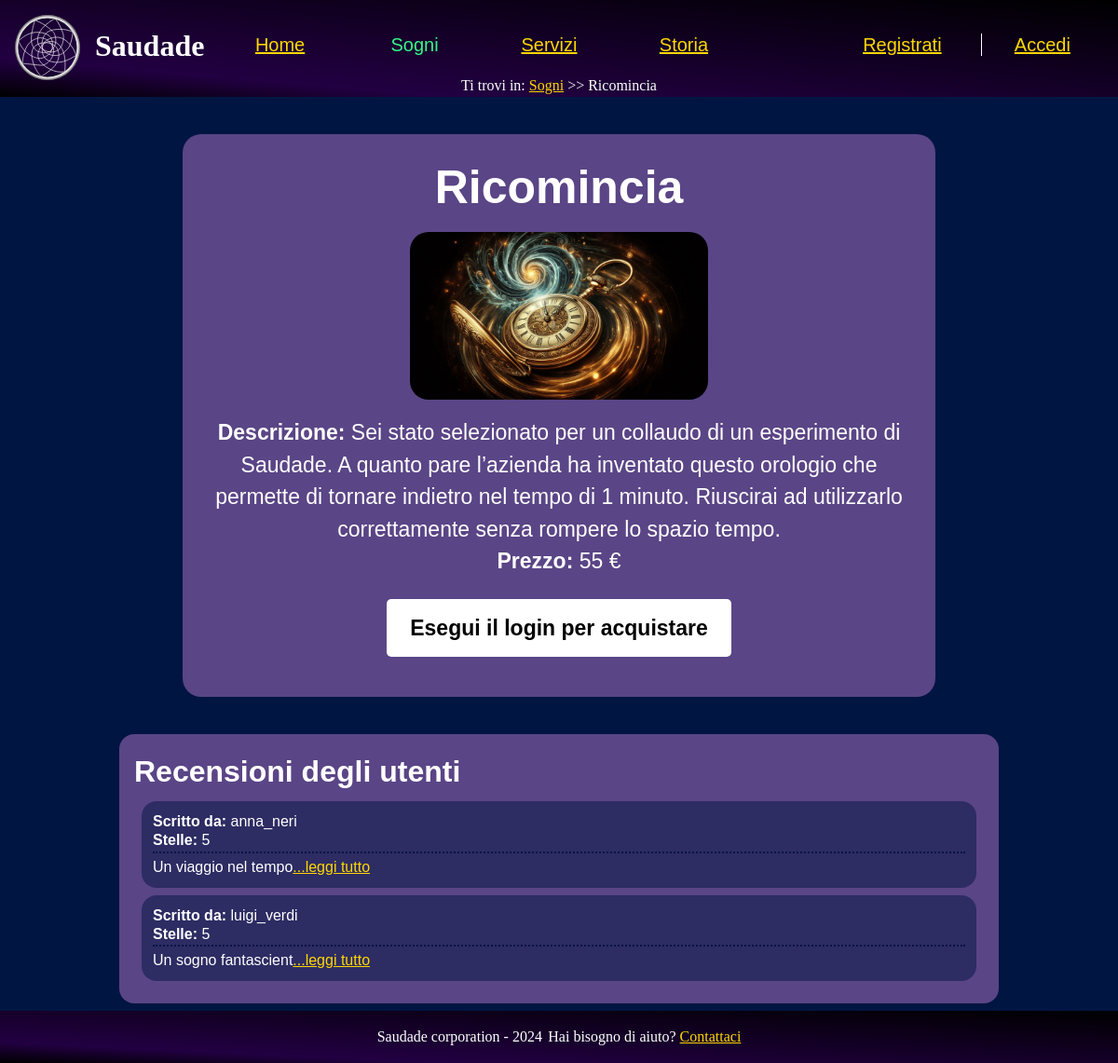
The app's page /src/php/sognoSingolo.php?sogno=Ricomincia, older data.
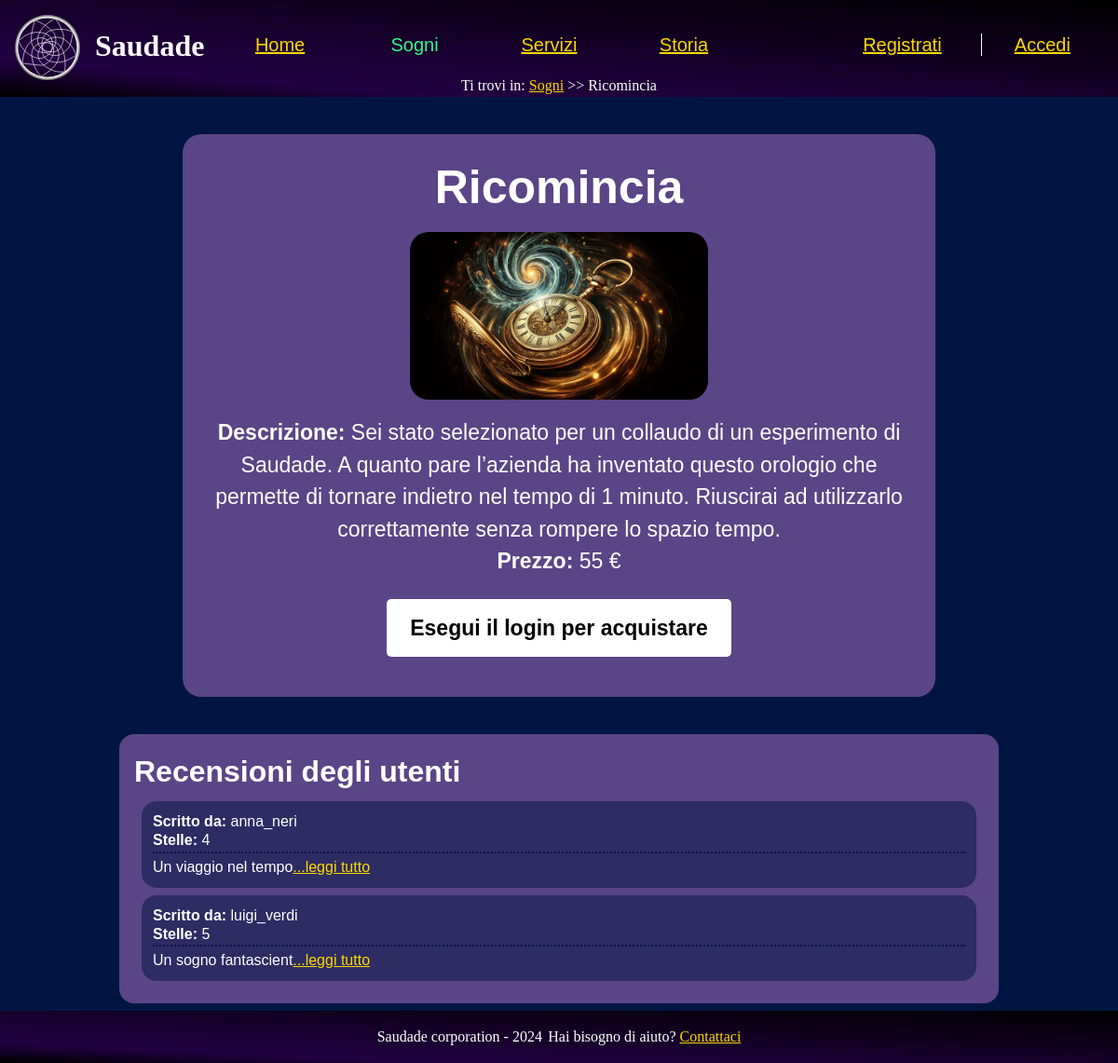
The same page, newer data.
### tables this page shows
CREATE TABLE recensioni (
  id SERIAL PRIMARY KEY,
  user_name VARCHAR(20) NOT NULL,
  testo TEXT NOT NULL,
  articolo VARCHAR(50),
  stelle INT CHECK (stelle >= 1 AND stelle <= 5),
  data TIMESTAMP DEFAULT CURRENT_TIMESTAMP,

  FOREIGN KEY (user_name) REFERENCES utenti(user_name) ON DELETE CASCADE ON UPDATE CASCADE,
  FOREIGN KEY (articolo) REFERENCES sogni(titolo) ON DELETE CASCADE  ON UPDATE CASCADE
);

### src/php/functions.php (called while the page is built, shortened)
<?php
class Functions {
    private $connection;
    public function openDBConnection(){
        global $HOST_DB, $USERNAME, $PASSWORD, $DATABASE_NAME;
        $this->connection = mysqli_connect(
            $HOST_DB,
            $USERNAME,
            $PASSWORD,
            $DATABASE_NAME
        );
        $this->connection->set_charset("utf8");
        return mysqli_connect_errno() == 0;
    }
    public function getConnection(){
        return $this->connection;
    }
}

### src/php/sognoSingolo.php (the view, shortened to what this page needs)
<?php
    require_once("functions.php");
    $functions = new functions();
    $functions->openDBConnection();
    if (isset($_GET['sogno'])) {
        $sogno = urldecode($_GET['sogno']);
        $stmt = $functions->getConnection()->prepare("SELECT * FROM sogni WHERE titolo=?");
        $stmt->bind_param("s", $sogno);
        $stmt->execute();
        $risultato = $stmt->get_result();
    } else {
        $pagina->printErrorPage("<p>Sogno non trovato, torna alla <a href=\"sogni.php\">lista sogni</a> e riprova</p>");
        $pagina->printPage();
        die;
    }
    $pagina = new newPage("../html/sognoSingolo.html",
                            $sogno,
                            strval($sogno)." saudade",
                            "Pagina riguardante ".strval($sogno));
    $recenz = $functions->getConnection()->prepare("SELECT * FROM recensioni WHERE articolo=? ORDER BY data LIMIT 5;");
                        $recenz->bind_param("s", $_GET['sogno']);
                        $recenz->execute();
                        $recenz = $recenz->get_result();
    if(mysqli_num_rows($recenz) == 0){
        $rec = "Ancora nessuna recensione";
        $pagina->modificaHTML("{recensioni}", $rec);
    }
    else{
        $rec = "";
        foreach( $recenz as $row){
            $rec .= file_get_contents("../html/recensioneTemp.html");
            $rec = str_replace("{utente}", "<span class='titoletto'>Scritto da: </span>" . $row['user_name'], $rec);
            $rec = str_replace("{stelle}", $row['stelle'], $rec);
            $rec = str_replace("{sogno}", $row['articolo'], $rec);
            $text = $row['testo'];
            $maxLength=20;
            if (strlen($text) > $maxLength) {
                $text = substr($text, 0, $maxLength) . '<a href="#" class="read-more" onclick="espandi(event)">...leggi tutto</a><span class="full-description hidden">' . substr($text, $maxLength) . '</span>';
            }
            $rec = str_replace("{testo}", $text, $rec);
        }
        $pagina->modificaHTML("{recensioni}", $rec);
    }
    if($risultato == null)
        $pagina->printErrorPage("<p>Sogno non trovato, tornare alla pagina <a href=\"sogni.php\">Sogni</a> e provare a riselezionare il sogno desiderato</p>");
    else{
        if(mysqli_num_rows($risultato) > 0){
            foreach( $risultato as $row){
                if(isset($_SESSION['user_name'])){
                    if($_SESSION['user_name'] === "admin"){
                        $titolo=urlencode($row['titolo']);
                        $bottone = "<a href=\"modificaSogno.php?sogno={$titolo}\" role=\"button\">Modifica</a>";
                        $bottone .= "<a href=\"cancellaSogno.php?sogno={$titolo}\" role=\"button\">Cancella</a>";
                    }
                    else{
                        $stmt = $functions->getConnection()->prepare("SELECT * FROM acquisti WHERE user_name=? AND articolo=?");
                        $stmt->bind_param("ss", $_SESSION['user_name'], $sogno);
                        $stmt->execute();
                        $risultato = $stmt->get_result();
                        if($risultato->num_rows == 0){
                            $titolo=urlencode($row['titolo']);
                            $bottone = "<a href=\"acquistaSogno.php?sogno={$row['titolo']}\" role=\"button\">Compra</a>";
                        }else{
                            $bottone = "<a role=\"button\">Articolo già acquistato</a>";
                            $titolo=urlencode($row['titolo']);
                            $bottone .= "<a href=\"aggiungiRecensione.php?sogno={$titolo}\" role=\"button\"> Lascia una recensione</a>";
                        }
                    }
                }else{
                    $bottone = "<a href=\"login.php\" role=\"button\">Esegui il <span lang=\"en\">login</span> per acquistare</a>";
                }
            }
        }else{
            $pagina= new newPage("../html/sognoNonTrovato.html",
                                    "Sogno non disponibile",
                                    "", "Pagina di errore per il sogno non disponibile");
        }
    }

Row changes from the older to the newer data that the page shows:
changed recensioni "Un viaggio nel tempo": user_name "Scritto da: anna_neri Stelle: 5" → "Scritto da: anna_neri Stelle: 4"
